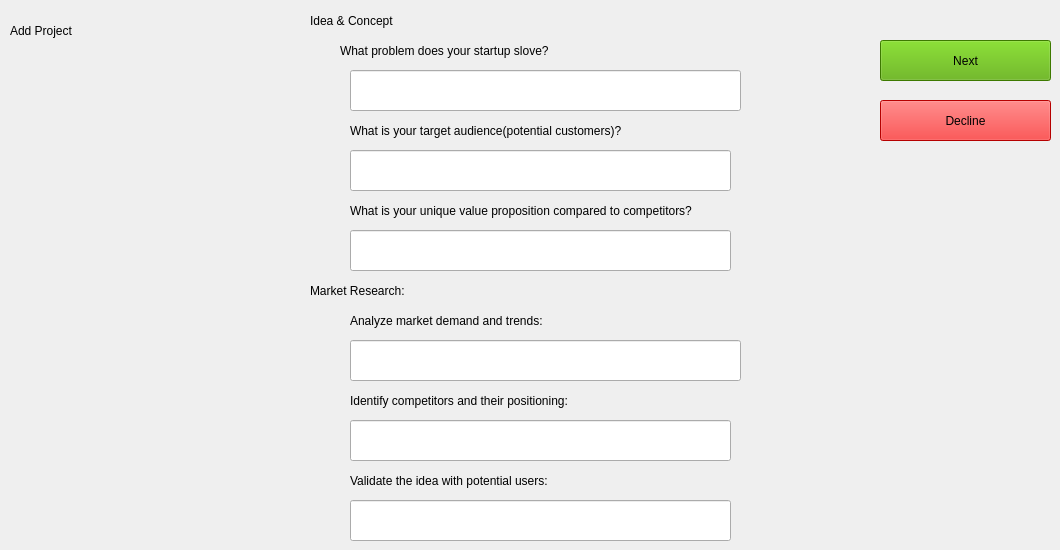
   <widget class="QWidget" name="tab_16">
    <attribute name="title">
     <string>Modify_1</string>
    </attribute>
    <widget class="QLineEdit" name="analyze_4">
     <property name="geometry">
      <rect>
       <x>350</x>
       <y>340</y>
       <width>391</width>
       <height>41</height>
      </rect>
     </property>
     <property name="text">
      <string/>
     </property>
    </widget>
    <widget class="QLineEdit" name="proposition_4">
     <property name="geometry">
      <rect>
       <x>350</x>
       <y>230</y>
       <width>381</width>
       <height>41</height>
      </rect>
     </property>
     <property name="text">
      <string/>
     </property>
    </widget>
    <widget class="QLabel" name="label_101">
     <property name="geometry">
      <rect>
       <x>310</x>
       <y>0</y>
       <width>321</width>
       <height>41</height>
      </rect>
     </property>
     <property name="styleSheet">
      <string notr="true">
font: 16pt &quot;Segoe MDL2 Assets&quot;;
</string>
     </property>
     <property name="text">
      <string>Idea &amp; Concept</string>
     </property>
    </widget>
    <widget class="QLabel" name="label_102">
     <property name="geometry">
      <rect>
       <x>350</x>
       <y>470</y>
       <width>381</width>
       <height>21</height>
      </rect>
     </property>
     <property name="styleSheet">
      <string notr="true">font: 12pt &quot;Segoe UI&quot;;</string>
     </property>
     <property name="text">
      <string>Validate the idea with potential users:</string>
     </property>
    </widget>
    <widget class="QLineEdit" name="positioning_4">
     <property name="geometry">
      <rect>
       <x>350</x>
       <y>420</y>
       <width>381</width>
       <height>41</height>
      </rect>
     </property>
     <property name="text">
      <string/>
     </property>
    </widget>
    <widget class="QLabel" name="label_103">
     <property name="geometry">
      <rect>
       <x>350</x>
       <y>200</y>
       <width>471</width>
       <height>21</height>
      </rect>
     </property>
     <property name="styleSheet">
      <string notr="true">font: 12pt &quot;Segoe UI&quot;;</string>
     </property>
     <property name="text">
      <string>What is your unique value proposition compared to competitors?</string>
     </property>
    </widget>
    <widget class="QLineEdit" name="idea_4">
     <property name="geometry">
      <rect>
       <x>350</x>
       <y>500</y>
       <width>381</width>
       <height>41</height>
      </rect>
     </property>
     <property name="text">
      <string/>
     </property>
    </widget>
    <widget class="QLineEdit" name="target_4">
     <property name="geometry">
      <rect>
       <x>350</x>
       <y>150</y>
       <width>381</width>
       <height>41</height>
      </rect>
     </property>
     <property name="text">
      <string/>
     </property>
    </widget>
    <widget class="QLabel" name="label_104">
     <property name="geometry">
      <rect>
       <x>310</x>
       <y>270</y>
       <width>321</width>
       <height>41</height>
      </rect>
     </property>
     <property name="styleSheet">
      <string notr="true">
font: 16pt &quot;Segoe MDL2 Assets&quot;;
</string>
     </property>
     <property name="text">
      <string>Market Research:</string>
     </property>
    </widget>
    <widget class="QLabel" name="label_105">
     <property name="geometry">
      <rect>
       <x>10</x>
       <y>10</y>
       <width>151</width>
       <height>41</height>
      </rect>
     </property>
     <property name="styleSheet">
      <string notr="true">
font: 16pt &quot;Segoe MDL2 Assets&quot;;
</string>
     </property>
     <property name="text">
      <string>Add Project</string>
     </property>
    </widget>
    <widget class="QLabel" name="label_106">
     <property name="geometry">
      <rect>
       <x>350</x>
       <y>310</y>
       <width>381</width>
       <height>21</height>
      </rect>
     </property>
     <property name="styleSheet">
      <string notr="true">font: 12pt &quot;Segoe UI&quot;;</string>
     </property>
     <property name="text">
      <string>Analyze market demand and trends:</string>
     </property>
    </widget>
    <widget class="QLabel" name="label_107">
     <property name="geometry">
      <rect>
       <x>340</x>
       <y>40</y>
       <width>381</width>
       <height>21</height>
      </rect>
     </property>
     <property name="styleSheet">
      <string notr="true">font: 12pt &quot;Segoe UI&quot;;</string>
     </property>
     <property name="text">
      <string>What problem does your startup slove?</string>
     </property>
    </widget>
    <widget class="QPushButton" name="b11_4">
     <property name="geometry">
      <rect>
       <x>880</x>
       <y>100</y>
       <width>171</width>
       <height>41</height>
      </rect>
     </property>
     <property name="styleSheet">
      <string notr="true">font:11pt &quot;Sitka&quot;;
background-color: rgb(255,0,0);</string>
     </property>
     <property name="text">
      <string>Decline</string>
     </property>
    </widget>
    <widget class="QLineEdit" name="problem_4">
     <property name="geometry">
      <rect>
       <x>350</x>
       <y>70</y>
       <width>391</width>
       <height>41</height>
      </rect>
     </property>
     <property name="text">
      <string/>
     </property>
    </widget>
    <widget class="QLabel" name="label_108">
     <property name="geometry">
      <rect>
       <x>350</x>
       <y>120</y>
       <width>381</width>
       <height>21</height>
      </rect>
     </property>
     <property name="styleSheet">
      <string notr="true">font: 12pt &quot;Segoe UI&quot;;</string>
     </property>
     <property name="text">
      <string>What is your target audience(potential customers)?</string>
     </property>
    </widget>
    <widget class="QPushButton" name="b1_4">
     <property name="geometry">
      <rect>
       <x>880</x>
       <y>40</y>
       <width>171</width>
       <height>41</height>
      </rect>
     </property>
     <property name="styleSheet">
      <string notr="true">font:11pt &quot;Sitka&quot;;
background-color: rgb(85, 170,0 );</string>
     </property>
     <property name="text">
      <string>Next</string>
     </property>
    </widget>
    <widget class="QLabel" name="label_109">
     <property name="geometry">
      <rect>
       <x>350</x>
       <y>390</y>
       <width>381</width>
       <height>21</height>
      </rect>
     </property>
     <property name="styleSheet">
      <string notr="true">font: 12pt &quot;Segoe UI&quot;;</string>
     </property>
     <property name="text">
      <string>Identify competitors and their positioning:</string>
     </property>
    </widget>
   </widget>
